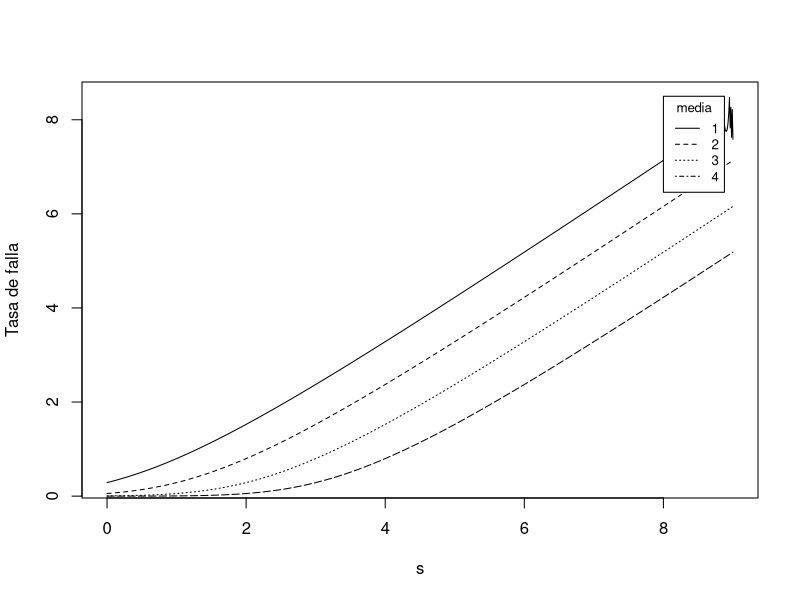

This chart was generated by the following R code:
library(lattice);

sigma=1;
largo=4;
s=as.matrix(seq(0, 9, by = 0.01));
nombre=character(largo);
dims=dim(s);
alpha= matrix(0, largo, 1);
r= matrix(0, dims[1], largo);
for (K in 1:largo) {
  alpha[K]=K;
  nombre[K]=as.character(alpha[K]);
  r[,K]=(1/sigma)*(dnorm(s, alpha[K], sigma, log = F)/(1-pnorm(s, alpha[K], sigma, lower.tail = T, log.p = F)));
}

plot(s,r[,1],type='l',lty=1,ylab='Tasa de falla');
lines(s,r[,2],type='l',lty=2);
lines(s,r[,3],type='l',lty=3);
lines(s,r[,4],type='l',lty=5);
legend(8, 8.5, nombre, cex=0.8, lty=1:4, title="media");

